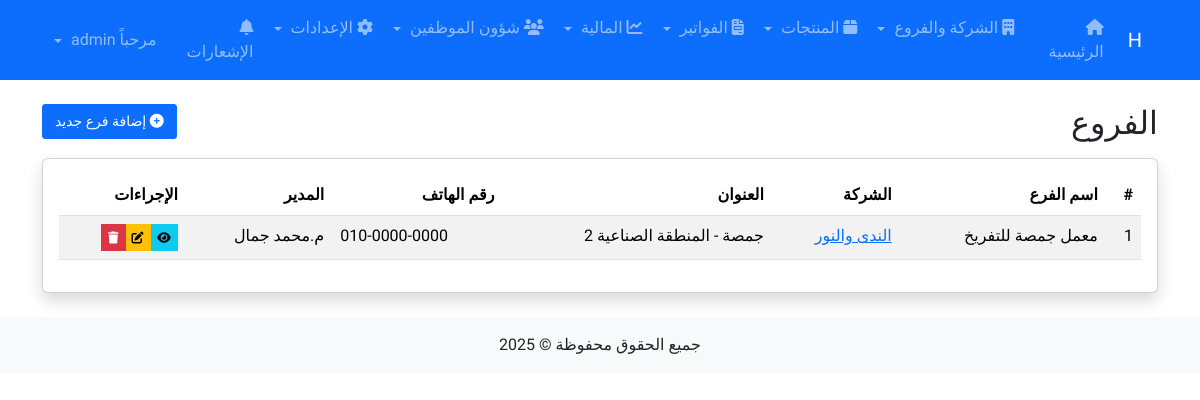
Page /branches/ (signed in) on the committed database.
### core/models.py (models this page shows, shortened)
class Branch(models.Model):
    company = models.ForeignKey(Company, on_delete=models.CASCADE, related_name='branches', verbose_name=_("الشركة"))
    name = models.CharField(_("اسم الفرع"), max_length=255)
    address = models.TextField(_("العنوان"), blank=True, null=True)
    phone = models.CharField(_("رقم الهاتف"), max_length=20, blank=True, null=True)
    manager = models.CharField(_("المدير"), max_length=255, blank=True, null=True)
    class Meta:
        verbose_name = _("فرع")
        verbose_name_plural = _("الفروع")

class Company(models.Model):
    name = models.CharField(_("اسم الشركة"), max_length=255)
    address = models.TextField(_("العنوان"), blank=True, null=True)
    phone = models.CharField(_("رقم الهاتف"), max_length=20, blank=True, null=True)
    email = models.EmailField(_("البريد الإلكتروني"), blank=True, null=True)
    tax_number = models.CharField(_("الرقم الضريبي"), max_length=50, blank=True, null=True)
    logo = models.ImageField(_("الشعار"), upload_to='company_logos/', blank=True, null=True)
    class Meta:
        verbose_name = _("شركة")
        verbose_name_plural = _("الشركات")

### core/views.py (the view)
# urls.py: path('branches/', views.branch_list, name='branch_list'),
@login_required
def branch_list(request):
    branches = Branch.objects.all()
    return render(request, 'core/branch/list.html', {'branches': branches})

### users/context_processors.py (called while the page is built)
def notifications(request):
    context_data = {
        'unread_notifications_count': 0
    }
    if request.user.is_authenticated:
        context_data['unread_notifications_count'] = get_unread_notifications_count(request.user)
    return context_data

### users/utils.py (called while the page is built)
def get_unread_notifications_count(user):
    return UserNotification.objects.filter(recipient=user, is_read=False).count()

### templates/core/branch/list.html (shortened to what this page needs)
{% extends 'base.html' %}
{% block content %}
<div class="row mb-3">
    <div class="col-md-8">
        <h2 class="mb-0">الفروع</h2>
    </div>
    <div class="col-md-4 text-end">
        <a href="{% url 'branch_add' %}" class="btn btn-primary">
            <i class="fas fa-plus-circle"></i> إضافة فرع جديد
        </a>
    </div>
</div>
<div class="card shadow">
    <div class="card-body">
        {% if branches %}
            <div class="table-responsive">
                <table class="table table-striped table-hover">
                    <thead>
                        <tr>
                            <th>#</th>
                            <th>اسم الفرع</th>
                            <th>الشركة</th>
                            <th>العنوان</th>
                            <th>رقم الهاتف</th>
                            <th>المدير</th>
                            <th>الإجراءات</th>
                        </tr>
                    </thead>
                    <tbody>
                        {% for branch in branches %}
                            <tr>
                                <td>{{ forloop.counter }}</td>
                                <td>{{ branch.name }}</td>
                                <td>
                                    <a href="{% url 'company_detail' branch.company.pk %}">
                                        {{ branch.company.name }}
                                    </a>
                                </td>
                                <td>{{ branch.address|truncatechars:30 }}</td>
                                <td dir="ltr">{{ branch.phone }}</td>
                                <td>{{ branch.manager|default:"-" }}</td>
                                <td>
                                    <div class="btn-group">
                                        <a href="{% url 'branch_detail' branch.pk %}" class="btn btn-sm btn-info">
                                            <i class="fas fa-eye"></i>
                                        </a>
                                        <a href="{% url 'branch_edit' branch.pk %}" class="btn btn-sm btn-warning">
                                            <i class="fas fa-edit"></i>
                                        </a>
                                        <a href="{% url 'branch_delete' branch.pk %}" class="btn btn-sm btn-danger">
                                            <i class="fas fa-trash"></i>
                                        </a>
                                    </div>
                                </td>
                            </tr>
                        {% endfor %}
                    </tbody>
                </table>
            </div>
        {% else %}
            <div class="alert alert-info">
                لا توجد فروع مسجلة حتى الآن. <a href="{% url 'branch_add' %}">أضف فرع جديد</a>
            </div>
        {% endif %}
    </div>
</div>
{% endblock %}

### templates/base.html (style rules this page uses)
body { font-family: 'Tajawal', sans-serif; }
.card { transition: transform 0.3s; }
.btn { padding: 0.375rem 0.75rem; font-size: 0.875rem; border-radius: 3px; box-shadow: none; transition: all 0.2s; }
.btn-sm { padding: 0.25rem 0.5rem; font-size: 0.75rem; }
.table .btn { padding: 0.2rem 0.4rem; font-size: 0.75rem; }

### rows in the picture
Branch: name "معمل جمصة للتفريخ", company.name "الندى والنور", address "جمصة - المنطقة الصناعية 2", phone "010-0000-0000", manager "م.محمد جمال"
